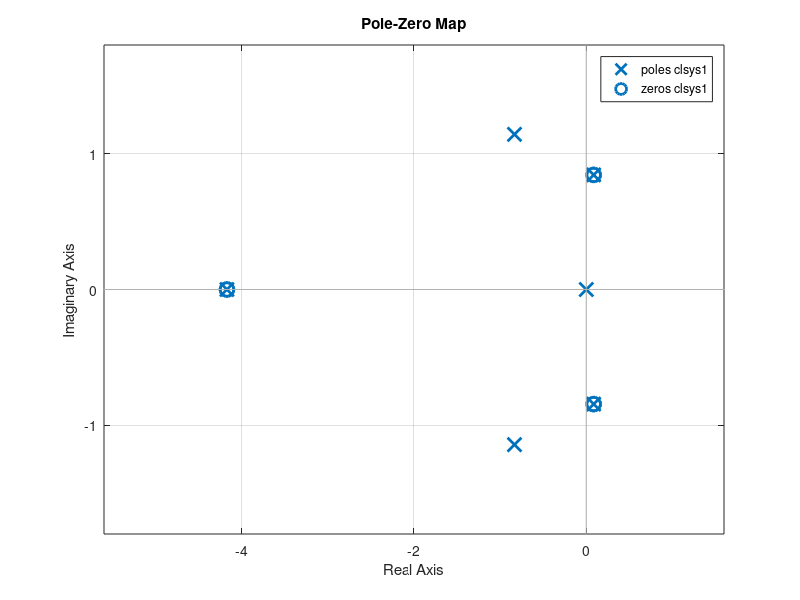

The MATLAB script that drew this image:
%Zadanie 1.3
p1=[1 4 0 3]
p2=[3 5 6 0]
tf(p1,p2)
tf(p2,p1)
clsys1=feedback(tf(p1,p2),tf(p2,p1))
bl3=parallel(tf(p1,p2),tf(p2,p1))
clsys1=feedback(tf(p1,p2),tf(p2,p1))
%Zadanie 1.4
disp('polinom')
P=[1 0.3 4.3 0.4]
disp('koreni polinimiv')
R=roots(P)
disp('perehod vid koreniv do polinomiv')
P=poly(R)
%Zadanie 1.5
CL1=zpk(clsys1)
figure(4)
pzmap(clsys1),grid on
clsys4=feedback(tf(p2,p1),tf(p1,p2),1)



